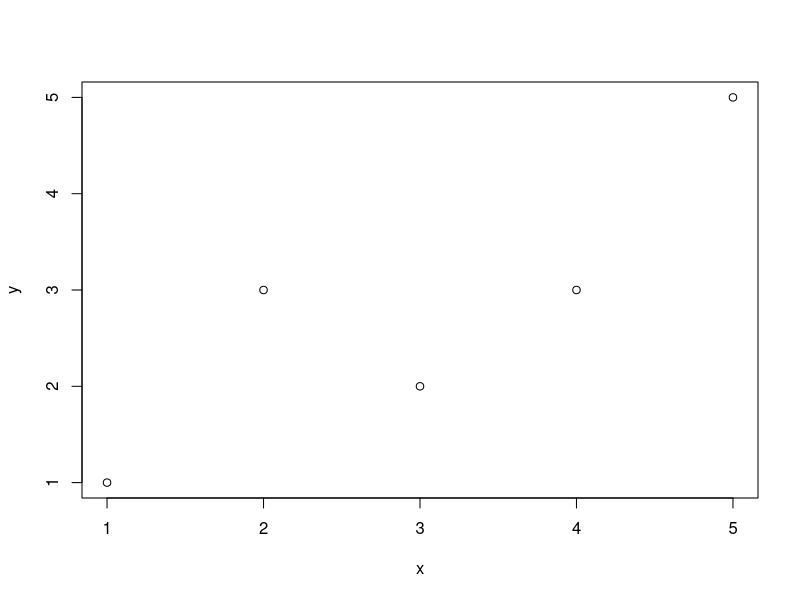
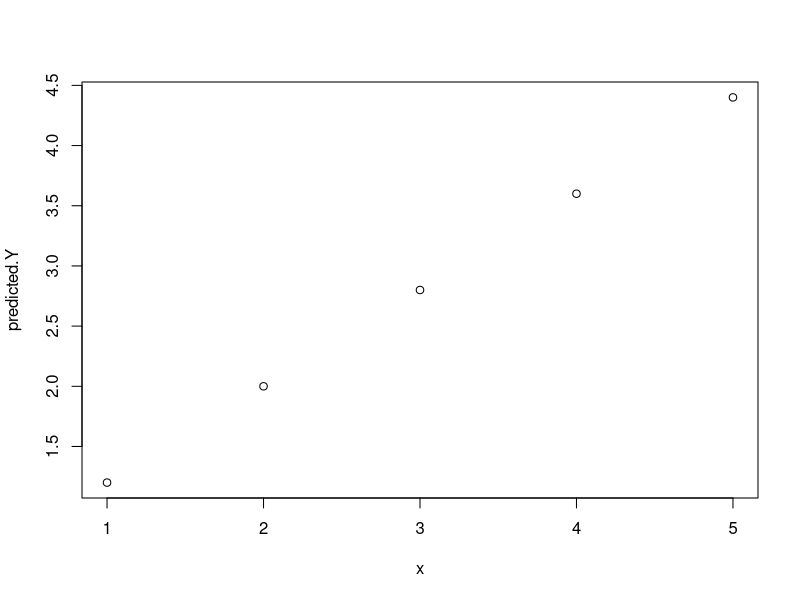

The R source for these figures, in order:
##DATA
x <- c(1,2,4,3,5)
y <- c(1,3,3,2,5)
plot(x,y)


##Method1: Linear regression
mean(x) 
mean(y)

B1 <- sum((x-mean(x)) * (y-mean(y)))/sum((x-mean(x))^2)
B0 <- mean(y) - B1 * mean(x)
predicted.Y <- B0 +B1*x

plot(x,predicted.Y)

##Estimating error:
RMSE = sqrt(sum((predicted.Y-y)^2)/length(y))

##Method 2: Linear Regression (shortcut to calculate B1)
B1 = cor(x,y) * (sd(y)/sd(x))


##Experiment: Try linear regression from Caret package
require(stats)
lm(y~x)

